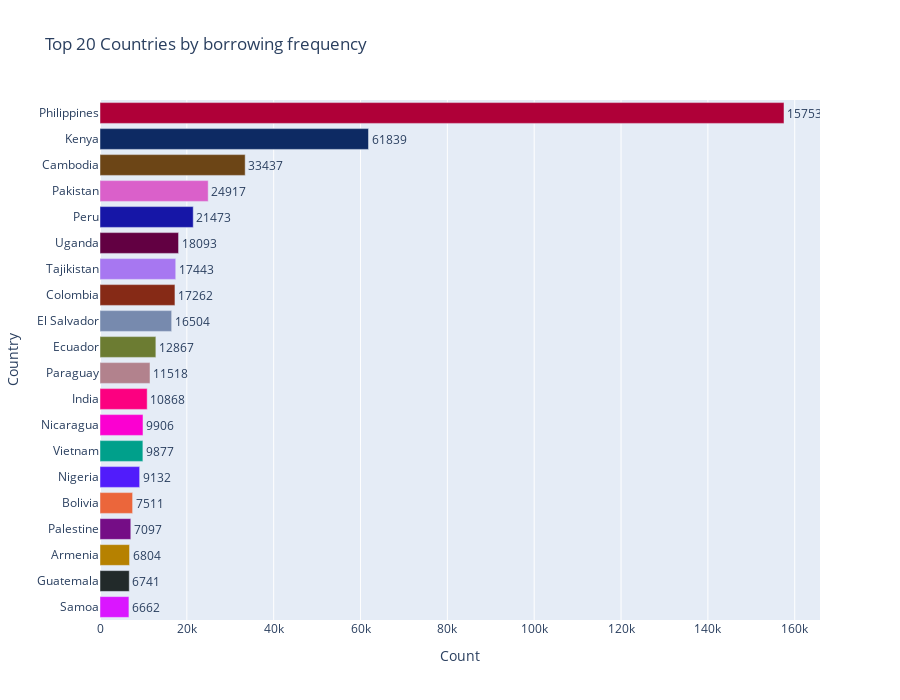

This figure's notebook cell:
### Markdown cell above
`Observation`

>> From the plot above we can make the following observations:

1. **Philippines** received the highest funded amount among the listed countries, indicating a significant demand for financial assistance in the country.

2. **Peru** and **Paraguay** also received substantial funding, suggesting the presence of sizable lending programs or projects in these countries.

3. **Kenya** received a significant amount, reflecting the ongoing need for microfinance and financial support in the region.

4. **Cambodia**, **Bolivia**, and **Ecuador** are among the countries with substantial funding, indicating active borrowing and lending activities in these regions.

5. **Uganda**, **Tajikistan**, and **Vietnam** received notable amounts, highlighting their involvement in KIVA borrowing activities.

6. **Pakistan** and **Palestine** received considerable funding, indicating the demand for financial support in these regions.

7. **The Democratic Republic of the Congo**, **El Salvador**, **Guatemala**, and **Colombia** also received substantial funding, suggesting the presence of ongoing projects or lending programs.

8. **Armenia**, **Lebanon**, **Mexico**, and **Nicaragua** received comparatively lower but still significant amounts, indicating that these countries are active in KIVA's lending activities.

Overall, the data reflects the diversity of KIVA's lending portfolio, with various countries receiving funding, ranging from significant amounts to smaller but still noteworthy sums. These observations emphasize the global reach of KIVA's microfinance initiatives and the financial needs in these diverse regions.

### Code cell
# Calculate the top 20 country counts
top_20_countries = count.head(20)

# Create a Plotly bar plot
fig = px.bar(
    top_20_countries,
    x=top_20_countries.values,
    y=top_20_countries.index,
    orientation='h',
    text=top_20_countries.values,
    title='Top 20 Countries by borrowing frequency',
    height=700
)
color_palette = px.colors.qualitative.Dark24_r

# Customize the layout
fig.update_traces(marker_color=color_palette, textposition='outside')
fig.update_layout(xaxis_title='Count', yaxis_title='Country')

# Rotate y-axis labels for better visibility
fig.update_layout(yaxis=dict(categoryorder='total ascending'))

# Show the interactive plot
fig.show()

### Figure 1 — Plotly figure (JSON) as saved in the notebook; plotly's stock layout.template omitted (floating-point values rounded to 4 significant figures)
{"data": [{"alignmentgroup": "True", "hovertemplate": "x=%{x}<br>country=%{y}<br>text=%{text}<extra></extra>", "legendgroup": "", "marker": {"color": ["#AF0038", "#0D2A63", "#6C4516", "#DA60CA", "#1616A7", "#620042", "#A777F1", "#862A16", "#778AAE", "#6C7C32", "#B2828D", "#FC0080", "#FB00D1", "#00A08B", "#511CFB", "#EB663B", "#750D86", "#B68100", "#222A2A", "#DA16FF", "#FB0D0D", "#1CA71C", "#E15F99", "#2E91E5"], "pattern": {"shape": ""}}, "name": "", "offsetgroup": "", "orientation": "h", "showlegend": false, "text": [157532, 61839, 33437, 24917, 21473, 18093, 17443, 17262, 16504, 12867, 11518, 10868, 9906, 9877, 9132, 7511, 7097, 6804, 6741, 6662], "textposition": "outside", "type": "bar", "x": [157532, 61839, 33437, 24917, 21473, 18093, 17443, 17262, 16504, 12867, 11518, 10868, 9906, 9877, 9132, 7511, 7097, 6804, 6741, 6662], "xaxis": "x", "y": ["Philippines", "Kenya", "Cambodia", "Pakistan", "Peru", "Uganda", "Tajikistan", "Colombia", "El Salvador", "Ecuador", "Paraguay", "India", "Nicaragua", "Vietnam", "Nigeria", "Bolivia", "Palestine", "Armenia", "Guatemala", "Samoa"], "yaxis": "y"}], "layout": {"barmode": "relative", "height": 700, "legend": {"tracegroupgap": 0}, "title": {"text": "Top 20 Countries by borrowing frequency"}, "xaxis": {"anchor": "y", "domain": [0, 1], "title": {"text": "Count"}}, "yaxis": {"anchor": "x", "categoryorder": "total ascending", "domain": [0, 1], "title": {"text": "Country"}}}}
